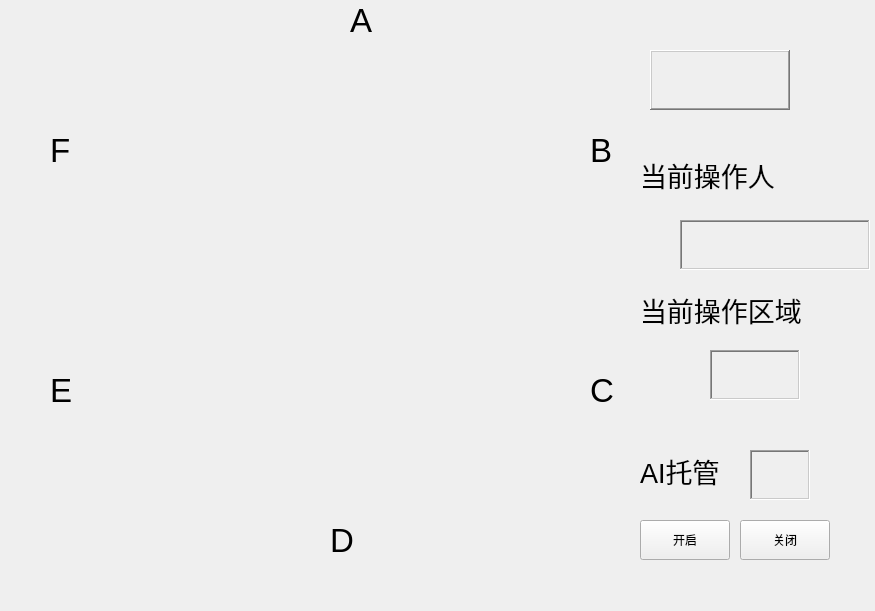
<?xml version="1.0" encoding="UTF-8"?>
<ui version="4.0">
 <class>game_three</class>
 <widget class="QWidget" name="game_three">
  <property name="geometry">
   <rect>
    <x>0</x>
    <y>0</y>
    <width>875</width>
    <height>611</height>
   </rect>
  </property>
  <property name="windowTitle">
   <string>Form</string>
  </property>
  <widget class="QLabel" name="label">
   <property name="geometry">
    <rect>
     <x>350</x>
     <y>-10</y>
     <width>60</width>
     <height>60</height>
    </rect>
   </property>
   <property name="font">
    <font>
     <pointsize>25</pointsize>
    </font>
   </property>
   <property name="text">
    <string>A</string>
   </property>
  </widget>
  <widget class="QLabel" name="label_2">
   <property name="geometry">
    <rect>
     <x>590</x>
     <y>120</y>
     <width>60</width>
     <height>60</height>
    </rect>
   </property>
   <property name="font">
    <font>
     <pointsize>25</pointsize>
    </font>
   </property>
   <property name="text">
    <string>B</string>
   </property>
  </widget>
  <widget class="QLabel" name="label_3">
   <property name="geometry">
    <rect>
     <x>590</x>
     <y>360</y>
     <width>60</width>
     <height>60</height>
    </rect>
   </property>
   <property name="font">
    <font>
     <pointsize>25</pointsize>
    </font>
   </property>
   <property name="text">
    <string>C</string>
   </property>
  </widget>
  <widget class="QLabel" name="label_4">
   <property name="geometry">
    <rect>
     <x>330</x>
     <y>510</y>
     <width>60</width>
     <height>60</height>
    </rect>
   </property>
   <property name="font">
    <font>
     <pointsize>25</pointsize>
    </font>
   </property>
   <property name="text">
    <string>D</string>
   </property>
  </widget>
  <widget class="QLabel" name="label_5">
   <property name="geometry">
    <rect>
     <x>50</x>
     <y>360</y>
     <width>60</width>
     <height>60</height>
    </rect>
   </property>
   <property name="font">
    <font>
     <pointsize>25</pointsize>
    </font>
   </property>
   <property name="text">
    <string>E</string>
   </property>
  </widget>
  <widget class="QLabel" name="label_6">
   <property name="geometry">
    <rect>
     <x>50</x>
     <y>120</y>
     <width>60</width>
     <height>60</height>
    </rect>
   </property>
   <property name="font">
    <font>
     <pointsize>25</pointsize>
    </font>
   </property>
   <property name="text">
    <string>F</string>
   </property>
  </widget>
  <widget class="QLabel" name="label_7">
   <property name="geometry">
    <rect>
     <x>650</x>
     <y>50</y>
     <width>140</width>
     <height>60</height>
    </rect>
   </property>
   <property name="frameShape">
    <enum>QFrame::WinPanel</enum>
   </property>
   <property name="frameShadow">
    <enum>QFrame::Raised</enum>
   </property>
   <property name="text">
    <string/>
   </property>
  </widget>
  <widget class="QLabel" name="label_8">
   <property name="geometry">
    <rect>
     <x>640</x>
     <y>130</y>
     <width>200</width>
     <height>90</height>
    </rect>
   </property>
   <property name="font">
    <font>
     <pointsize>20</pointsize>
    </font>
   </property>
   <property name="text">
    <string>当前操作人</string>
   </property>
  </widget>
  <widget class="QLabel" name="label_9">
   <property name="geometry">
    <rect>
     <x>680</x>
     <y>220</y>
     <width>190</width>
     <height>50</height>
    </rect>
   </property>
   <property name="font">
    <font>
     <pointsize>20</pointsize>
    </font>
   </property>
   <property name="frameShape">
    <enum>QFrame::WinPanel</enum>
   </property>
   <property name="frameShadow">
    <enum>QFrame::Sunken</enum>
   </property>
   <property name="text">
    <string/>
   </property>
  </widget>
  <widget class="QLabel" name="label_10">
   <property name="geometry">
    <rect>
     <x>640</x>
     <y>280</y>
     <width>230</width>
     <height>60</height>
    </rect>
   </property>
   <property name="font">
    <font>
     <pointsize>20</pointsize>
    </font>
   </property>
   <property name="text">
    <string>当前操作区域</string>
   </property>
  </widget>
  <widget class="QLabel" name="label_11">
   <property name="geometry">
    <rect>
     <x>710</x>
     <y>350</y>
     <width>90</width>
     <height>50</height>
    </rect>
   </property>
   <property name="font">
    <font>
     <pointsize>20</pointsize>
    </font>
   </property>
   <property name="frameShape">
    <enum>QFrame::WinPanel</enum>
   </property>
   <property name="frameShadow">
    <enum>QFrame::Sunken</enum>
   </property>
   <property name="text">
    <string/>
   </property>
  </widget>
  <widget class="QLabel" name="label_12">
   <property name="geometry">
    <rect>
     <x>640</x>
     <y>450</y>
     <width>120</width>
     <height>41</height>
    </rect>
   </property>
   <property name="font">
    <font>
     <pointsize>20</pointsize>
    </font>
   </property>
   <property name="text">
    <string>AI托管</string>
   </property>
  </widget>
  <widget class="QLabel" name="label_13">
   <property name="geometry">
    <rect>
     <x>750</x>
     <y>450</y>
     <width>60</width>
     <height>50</height>
    </rect>
   </property>
   <property name="frameShape">
    <enum>QFrame::WinPanel</enum>
   </property>
   <property name="frameShadow">
    <enum>QFrame::Sunken</enum>
   </property>
   <property name="text">
    <string/>
   </property>
  </widget>
  <widget class="QPushButton" name="pushButton">
   <property name="geometry">
    <rect>
     <x>640</x>
     <y>520</y>
     <width>90</width>
     <height>40</height>
    </rect>
   </property>
   <property name="text">
    <string>开启</string>
   </property>
  </widget>
  <widget class="QPushButton" name="pushButton_2">
   <property name="geometry">
    <rect>
     <x>740</x>
     <y>520</y>
     <width>90</width>
     <height>40</height>
    </rect>
   </property>
   <property name="text">
    <string>关闭</string>
   </property>
  </widget>
 </widget>
 <resources/>
 <connections/>
</ui>
